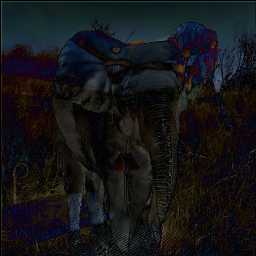
#> input picture DIRE_con/dire_dir/imagenet_adm/101_adm_91_1.PNG, 256 x 256 px
$ python calc_DIRE.py ../../DIRE_con/dire_dir/imagenet_adm
#> lines starting #> are read from the running program, lines starting #| are printed output that depends on the picture; long printed decimals are rounded
# calc_DIRE.py

import os
import numpy as np
from PIL import Image
import sys

def calculate_image_means(image_path):


    img_rgb = Image.open(image_path).convert('RGB')
#> img_rgb is the input picture: PIL image 256x256 RGB; mean R, G, B 20.7, 21, 23.1
    img_rgb_array = np.array(img_rgb)
    rgb_mean = np.mean(img_rgb_array)
#> rgb_mean = 21.59


    img_gray = Image.open(image_path).convert('L')
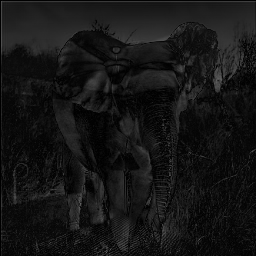
#> img_gray: PIL image 256x256 L; min 0, max 99, mean 21.1
    img_gray_array = np.array(img_gray)
    gray_mean = np.mean(img_gray_array)
#> gray_mean = 21.12

    return rgb_mean, gray_mean

def calculate_folder_means(folder_path):

    image_files = [f for f in os.listdir(folder_path) if f.lower().endswith(('png', 'jpg', 'jpeg', 'bmp', 'tiff'))]

    if not image_files:
        print(f"{os.path.basename(folder_path)}: No images found")
        return


    rgb_means = []
    gray_means = []

    for image_file in image_files:
        image_path = os.path.join(folder_path, image_file)
        rgb_mean, gray_mean = calculate_image_means(image_path)
#> rgb_mean = 21.59; gray_mean = 21.12
        rgb_means.append(rgb_mean)
        gray_means.append(gray_mean)
#> pass 2 of the loop in calculate_folder_means, `for image_file in image_files:`:
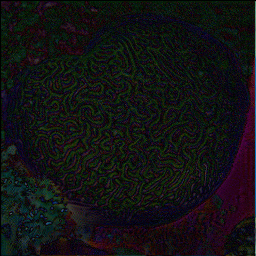
#> input picture DIRE_con/dire_dir/imagenet_adm/109_adm_174_1.PNG, 256 x 256 px
#> in calculate_image_means, img_rgb is the input picture: PIL image 256x256 RGB; mean R, G, B 18.8, 18.8, 19.5
#> in calculate_image_means (call 2), `rgb_mean = np.mean(img_rgb_array)`: rgb_mean = 19
#> in calculate_image_means (call 2), `img_gray = Image.open(image_path).convert('L')`:
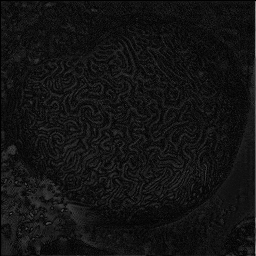
#> img_gray: PIL image 256x256 L; min 0, max 146, mean 18.8
#> in calculate_image_means (call 2), `gray_mean = np.mean(img_gray_array)`: gray_mean = 18.84
#> in calculate_folder_means, `rgb_mean, gray_mean = calculate_image_means(image_path)`: rgb_mean = 19; gray_mean = 18.84


    folder_rgb_mean = np.mean(rgb_means)
#> folder_rgb_mean = 20.3
    folder_gray_mean = np.mean(gray_means)
#> folder_gray_mean = 19.98


    folder_name = os.path.basename(folder_path)
    print(f"{folder_name} (RGB mean): {folder_rgb_mean}")
#| imagenet_adm (RGB mean): 20.296
    print(f"{folder_name} (Grayscale mean): {folder_gray_mean}")
#| imagenet_adm (Grayscale mean): 19.984

if __name__ == "__main__":

    if len(sys.argv) < 2:
        print("Usage: python calc_DIRE.py <folder_path>")
        sys.exit(1)

    folder_path = sys.argv[1]

    if not os.path.isdir(folder_path):
        print(f"Error: {folder_path} is not a valid directory")
        sys.exit(1)

    calculate_folder_means(folder_path)
